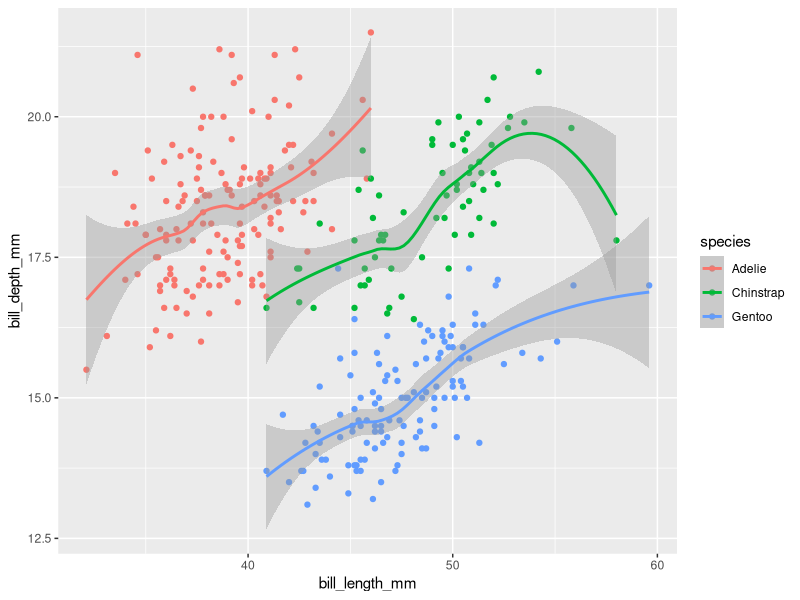

Write the R code that produced this figure.
library(palmerpenguins)
library(tidyverse)

palmerpenguins::penguins

penguins %>% 
  ggplot(aes(x = bill_length_mm, y = bill_depth_mm, color = species)) +
  geom_point() +
  geom_smooth()
